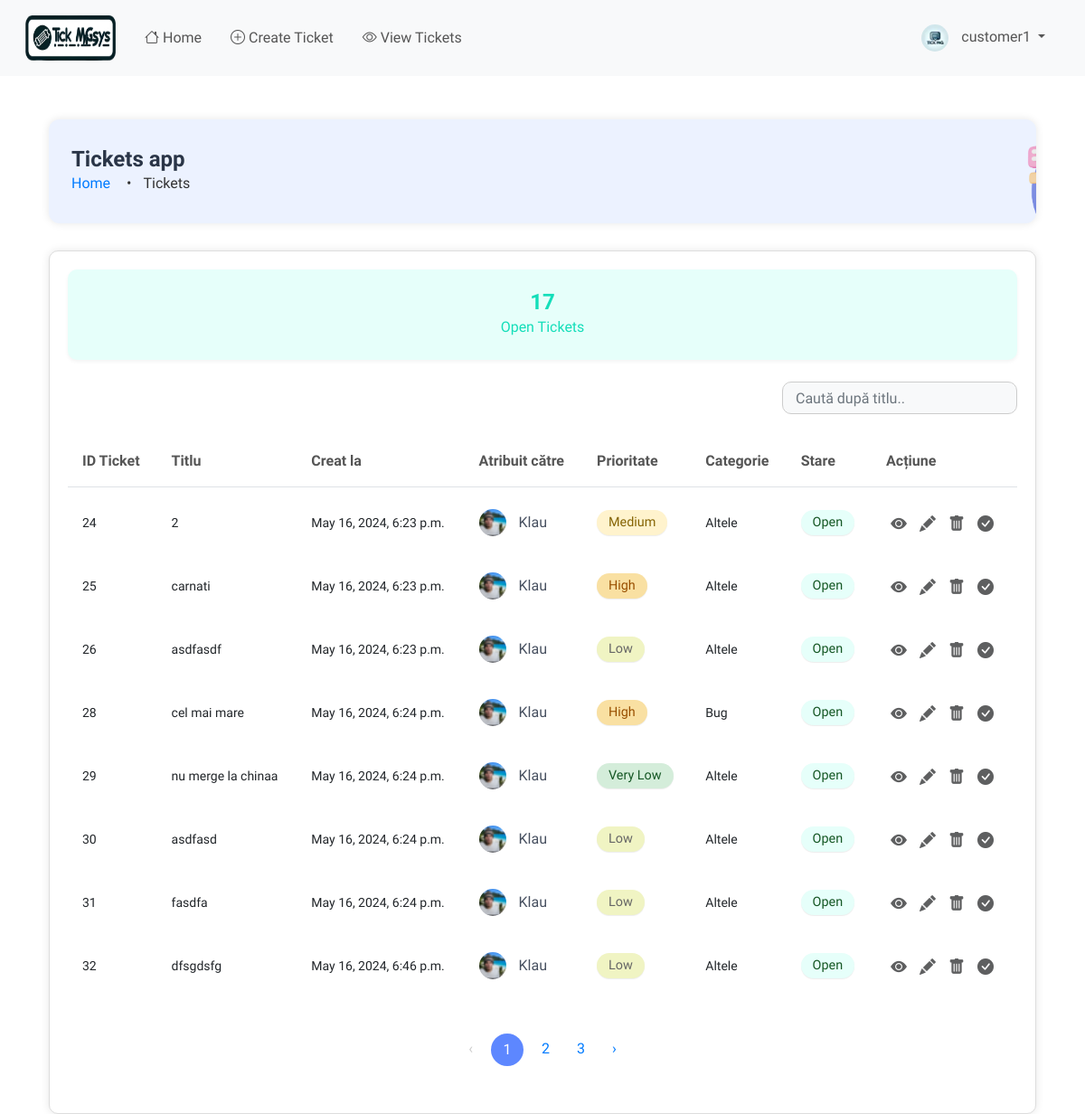
The page /ticket/workspace/ (signed in) on the database as committed earlier.
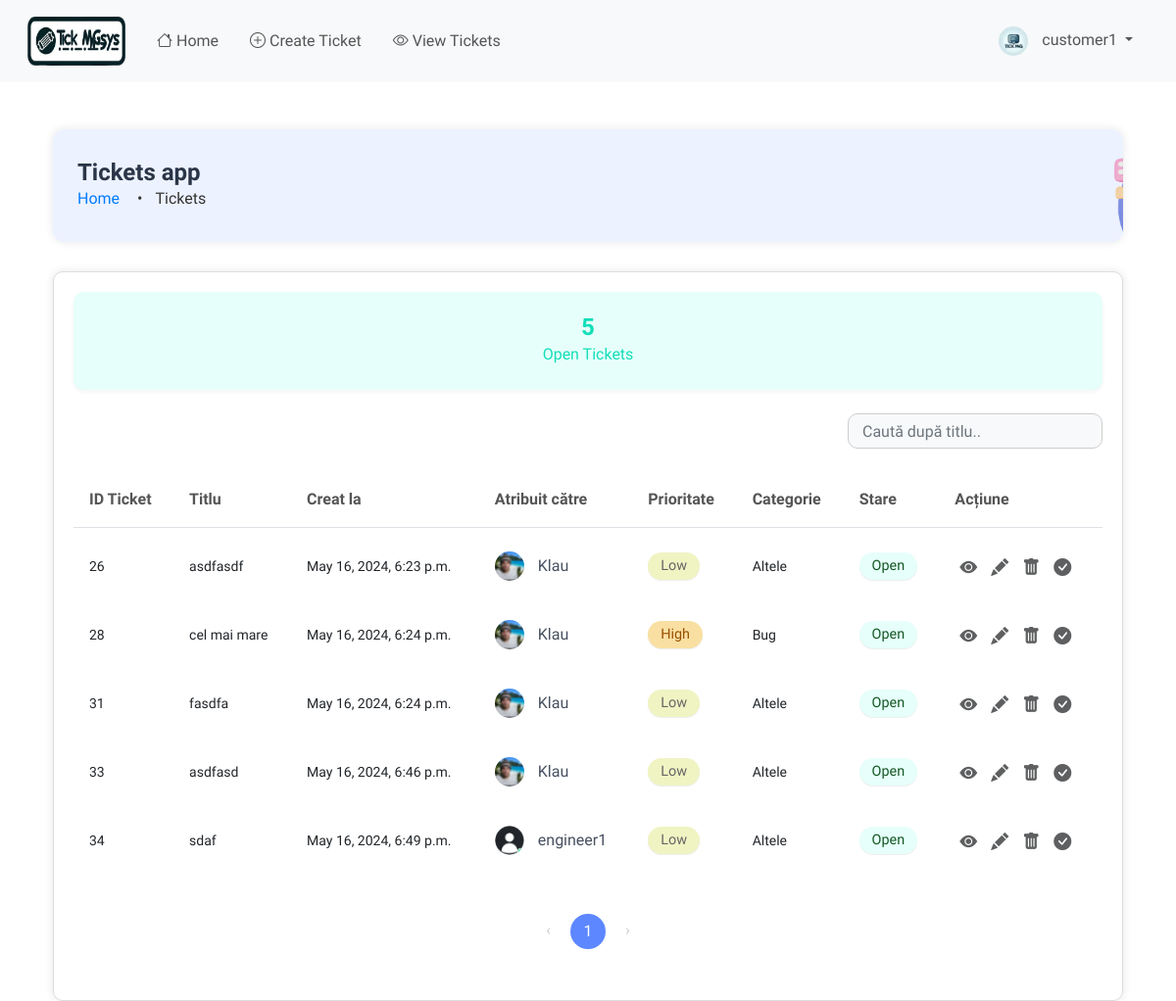
The same page on the database as committed later.
### ticket/models.py (models this page shows, shortened)
class Ticket(models.Model):
    PRIORITY_CHOICES = (
        ('Very Low', 'Foarte Scăzut'),
        ('Low', 'Scăzut'),
        ('Medium', 'Mediu'),
        ('High', 'Ridicat'),
        ('Very High', 'Foarte Ridicat'),
    )
    CATEGORY_CHOICES = (
        ('Bug', 'Bug'),
        ('Feature Request', 'Cerere Funcționalitate'),
        ('Customer Support', 'Suport Client'),
        ('Sales', 'Vânzări'),
        ('Feedback', 'Feedback'),
        ('Other', 'Altele'),
    )
    STATUS_CHOICES = (
        ('Active', 'Activ'),
        ('Completed', 'Completat'),
        ('Pending', 'În așteptare'),
    )
    id = models.AutoField(primary_key=True)
    title = models.CharField(max_length=100, validators=[MaxLengthValidator(100)], unique=True)
    description = models.TextField()
    priority = models.CharField(max_length=9, choices=PRIORITY_CHOICES, default='Low')
    category = models.CharField(max_length=20, choices=CATEGORY_CHOICES, default='Other')
    created_by = models.ForeignKey(User, on_delete=models.CASCADE, related_name='tickets_created', editable=False)
    date_created = models.DateTimeField(auto_now_add=True)
    assigned_to = models.ForeignKey(User, on_delete=models.DO_NOTHING, null=True, blank=True, related_name='tickets_assigned')
    is_resolved = models.BooleanField(default=False)
    accepted_date = models.DateTimeField(null=True, blank=True)
    closed_date = models.DateTimeField(null=True, blank=True)
    ticket_status = models.CharField(max_length=20, choices=STATUS_CHOICES, default='Pending')
    updated_at = models.DateTimeField(auto_now=True)
    class Meta:
        verbose_name = "Ticket"
        verbose_name_plural = "Tickets"
        ordering = ['-date_created']
        unique_together = ('title', 'created_by')
        indexes = [
            models.Index(fields=['priority']),
            models.Index(fields=['category']),
            models.Index(fields=['ticket_status']),
            models.Index(fields=['date_created']),
            models.Index(fields=['updated_at']),
        ]

### users/models.py (models this page shows, shortened)
class User(AbstractUser):
    is_customer = models.BooleanField(default=False)
    is_engineer = models.BooleanField(default=False)
    is_admin = models.BooleanField(default=False)  # New field for admin users
    profile_image = models.ImageField(upload_to='profile_images/', default='profile_images/default.png')

### ticket/views.py (the view)
# urls.py: path('workspace/', views.workspace, name='workspace'),
@login_required
def workspace(request):
    tickets = Ticket.objects.filter(is_resolved=False, ticket_status='Active').order_by('date_created')
    open_tickets = tickets.count()
    paginator = Paginator(tickets, 8)  # Show 8 tickets per page
    page = request.GET.get('page')
    try:
        tickets = paginator.page(page)
    except PageNotAnInteger:
        tickets = paginator.page(1)
    except EmptyPage:
        tickets = paginator.page(paginator.num_pages)
    context = {
        'tickets': tickets,
        'open_tickets': open_tickets,
        'page': page,
    }
    return render(request, 'ticket/workspace.html', context)

### templates/ticket/workspace.html (shortened to what the changed rows need)
{% extends 'base.html' %}
{% load static %}
{% block content %}
<div class="container mt-5">
  <div class="header-box">
    <div class="header-content">
      <h1 class="header-title">Tickets app</h1>
    </div>
  </div>
  <div class="content-box">
    <div class="row">
      <div class="col-md-12 mb-4">
        <div class="card text-center bg-open-tickets ticket-card" onclick="window.location.href='?status=active'">
          <div class="card-body ticket-card-body">
            <p class="card-number ticket-card-number mb-0">{{ open_tickets }}</p>
            <h5 class="card-title ticket-card-title mt-0">Open Tickets</h5>
          </div>
        </div>
      </div>
    <div class="table-responsive">
      <table class="table table-hover" id="ticketTable">
        <thead class="thead-light">
          <tr>
            <th scope="col">ID Ticket</th>
            <th scope="col">Titlu</th>
            <th scope="col">Creat la</th>
            <th scope="col">Atribuit către</th>
            <th scope="col">Prioritate</th>
            <th scope="col">Categorie</th>
            <th scope="col">Stare</th>
            <th scope="col">Acțiune</th>
          </tr>
        </thead>
        <tbody>
          {% for ticket in tickets %}
          <tr class="ticket-row" data-status="{{ ticket.ticket_status|lower }}">
            <td><small>{{ ticket.id }}</small></td>
            <td><small>{{ ticket.title }}</small></td>
            <td><small>{{ ticket.date_created }}</small></td>
            <td>
              {% if ticket.assigned_to %}
              <img src="{{ ticket.assigned_to.profile_image.url }}" alt="Profile Image of {{ ticket.assigned_to.username }}" class="profile-image">
              <span class="assigned-username">{{ ticket.assigned_to.username }}</span>
              {% else %}
              <small>Not Assigned</small>
              {% endif %}
            </td>
            <td>
              {% if ticket.priority == 'Very Low' %}
              <span class="badge badge-very-low">Very Low</span>
              {% elif ticket.priority == 'Low' %}
              <span class="badge badge-low">Low</span>
              {% elif ticket.priority == 'Medium' %}
              <span class="badge badge-medium">Medium</span>
              {% elif ticket.priority == 'High' %}
              <span class="badge badge-high">High</span>
              {% elif ticket.priority == 'Very High' %}
              <span class="badge badge-very-high">Very High</span>
              {% endif %}
            </td>
            <td><small>{{ ticket.get_category_display }}</small></td>
            <td>
              {% if ticket.ticket_status == 'Active' %}
              <span class="badge badge-open">Open</span>
              {% elif ticket.ticket_status == 'Pending' %}
              <span class="badge badge-pending">Pending</span>
              {% elif ticket.ticket_status == 'Completed' %}
              <span class="badge badge-closed">Closed</span>
              {% endif %}
            </td>
            <td>
              <a href="{% url 'ticket-details' ticket.pk %}" class="btn btn-view btn-sm" title="Details">
                <i class="bi bi-eye-fill"></i>
              </a>
              {% if ticket.ticket_status == 'Completed' %}
                <span class="btn btn-edit btn-sm disabled" title="Edit">
                  <i class="bi bi-pencil-fill text-muted"></i>
                </span>
              {% else %}
                <a href="{% url 'update-ticket' ticket.pk %}" class="btn btn-edit btn-sm" title="Edit">
                  <i class="bi bi-pencil-fill"></i>
                </a>
              {% endif %}
              <a href="#" class="btn btn-delete btn-sm" data-bs-toggle="modal" data-bs-target="#deleteModal" data-ticket-id="{{ ticket.pk }}" title="Delete">
                <i class="bi bi-trash-fill"></i>
              </a>
             <a href="{% url 'close-ticket' ticket.pk %}" class="btn btn-accept btn-sm" title="Resolve">
    <i class="bi bi-check-circle-fill"></i>
  </a>
            </td>
          </tr>
          {% endfor %}
        </tbody>
      </table>
      <div class="pagination-container">
        <nav aria-label="Page navigation example">
          <ul class="pagination">
            {% for num in tickets.paginator.page_range %}
            {% if num > tickets.number|add:'-4' and num < tickets.number|add:'4' %}
            {% if tickets.number == num %}
            <li class="page-item active"><a class="page-link" href="#">{{ num }}</a></li>
            {% else %}
            <li class="page-item"><a class="page-link" href="?page={{ num }}&status={{ status_filter }}">{{ num }}</a></li>
            {% endif %}
            {% endif %}
            {% endfor %}
            {% if tickets.has_next %}
            <li class="page-item"><a class="page-link" href="?page={{ tickets.next_page_number }}&status={{ status_filter }}">›</a></li>
            {% else %}
            <li class="page-item disabled"><span class="page-link">›</span></li>
            {% endif %}
          </ul>
        </nav>
      </div>
    </div>
  </div>
</div>
</div>
{% endblock content %}

Rows that differ between the two databases and show on the page:
removed Ticket: id "24", title "2", date_created "May 16, 2024, 6:23 p.m.", assigned_to.profile_image (picture), assigned_to.username "Klau", priority "Medium", category "Altele", ticket_status "Open"
removed Ticket: id "25", title "carnati", date_created "May 16, 2024, 6:23 p.m.", assigned_to.profile_image (picture), assigned_to.username "Klau", priority "High", category "Altele", ticket_status "Open"
removed Ticket: id "29", title "nu merge la chinaa", date_created "May 16, 2024, 6:24 p.m.", assigned_to.profile_image (picture), assigned_to.username "Klau", priority "Very Low", category "Altele", ticket_status "Open"
removed Ticket: id "30", title "asdfasd", date_created "May 16, 2024, 6:24 p.m.", assigned_to.profile_image (picture), assigned_to.username "Klau", priority "Low", category "Altele", ticket_status "Open"
removed Ticket: id "32", title "dfsgdsfg", date_created "May 16, 2024, 6:46 p.m.", assigned_to.profile_image (picture), assigned_to.username "Klau", priority "Low", category "Altele", ticket_status "Open"
now on this page (row unchanged): Ticket: id "33", title "asdfasd", date_created "May 16, 2024, 6:46 p.m.", assigned_to.profile_image (picture), assigned_to.username "Klau", priority "Low", category "Altele", ticket_status "Open"
now on this page (row unchanged): Ticket: id "34", title "sdaf", date_created "May 16, 2024, 6:49 p.m.", assigned_to.profile_image (placeholder picture), assigned_to.username "engineer1", priority "Low", category "Altele", ticket_status "Open"
Other text that changed with them:
{{ open_tickets }}: "17" → "5"
list line gone: "2"
list line gone: "3"
